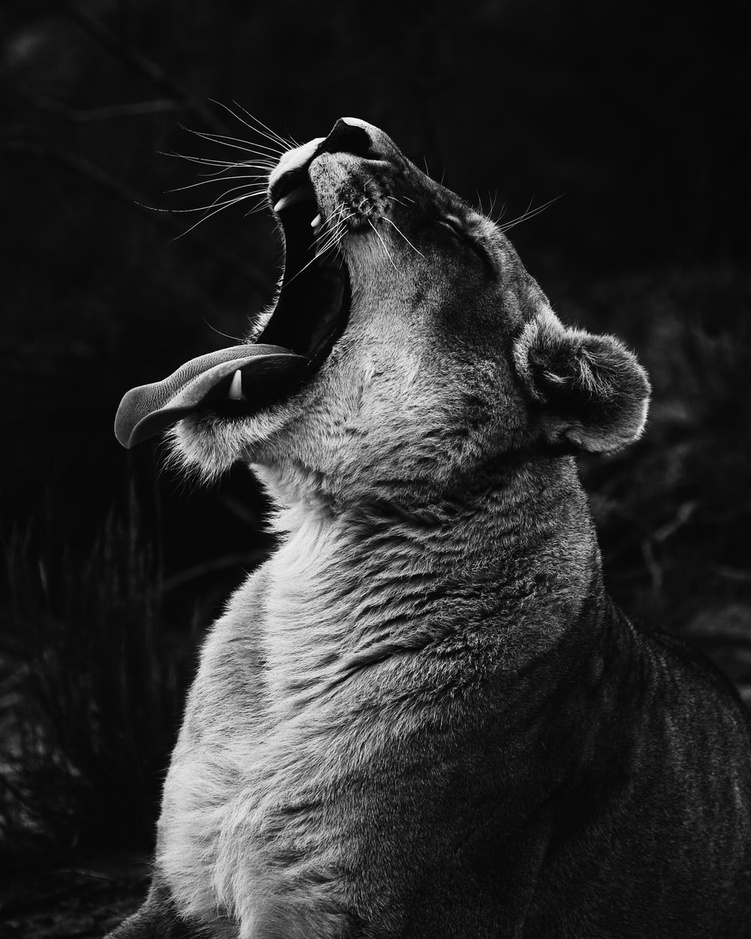
#> input picture tiger.jfif, 751 x 939 px, shrunk from 1000 x 1250 before the run, found by its file name
$ jupyter execute --allow-errors llcolorizer-checkpoint.ipynb
#> lines starting #> are read from the running program, lines starting #| are printed output that depends on the picture
[cell 1]
import cv2
import numpy as np
import matplotlib.pyplot as plt

# Image Colorizer

# <font size = '2.5'>Read in Image</font>

[cell 2]
new_image = cv2.imread(r"C:\Users\CCECC\Pictures\tiger.jfif")
#> new_image is the input picture: shape (939, 751, 3); min 0, max 255, mean 43.2

Colorizer function

[cell 3]
# define add_color function
def add_color(image):

    #convert image from BGR to RGB
    rgb_image = cv2.cvtColor(image, cv2.COLOR_BGR2RGB)

    #split values into variables
    r, g, b = cv2.split(rgb_image)

    # multiply through all values
    np.multiply(r, 1.5, out=r, casting="unsafe")
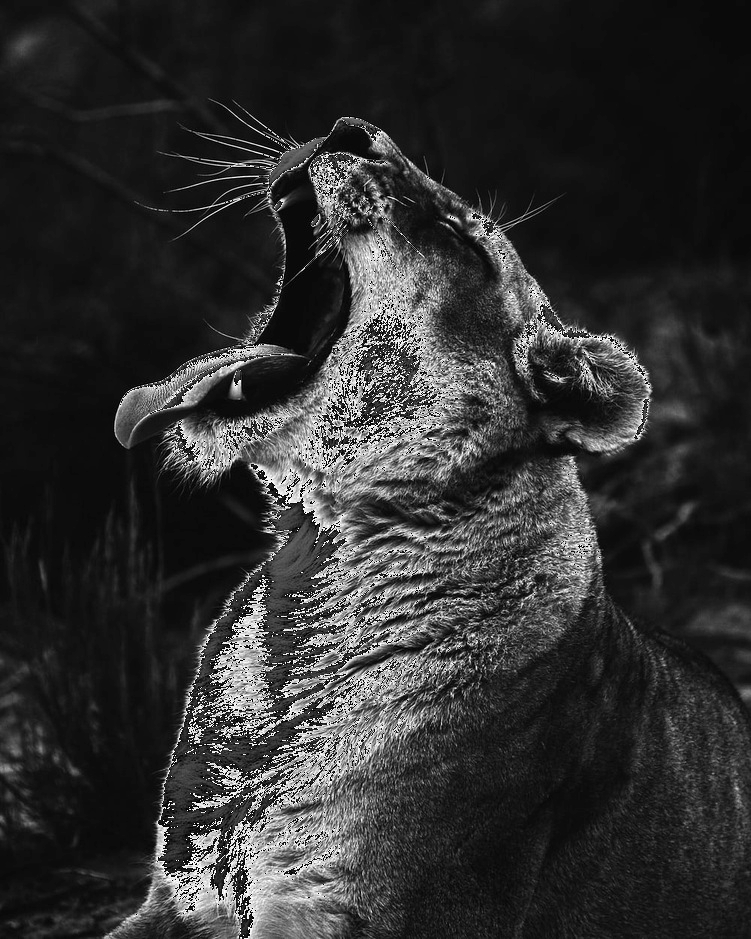
#> r: shape (939, 751); min 0, max 255, mean 48.5
    np.multiply(g, .75, out=g, casting="unsafe")
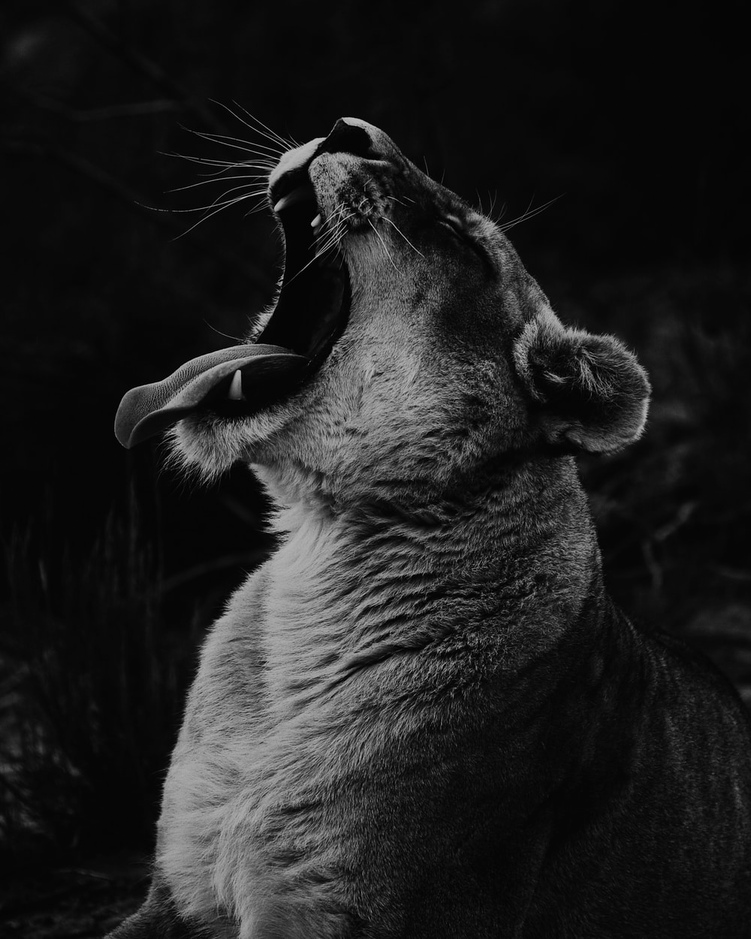
#> g: shape (939, 751); min 0, max 191, mean 32
    np.multiply(b, 1.25, out=b, casting="unsafe")
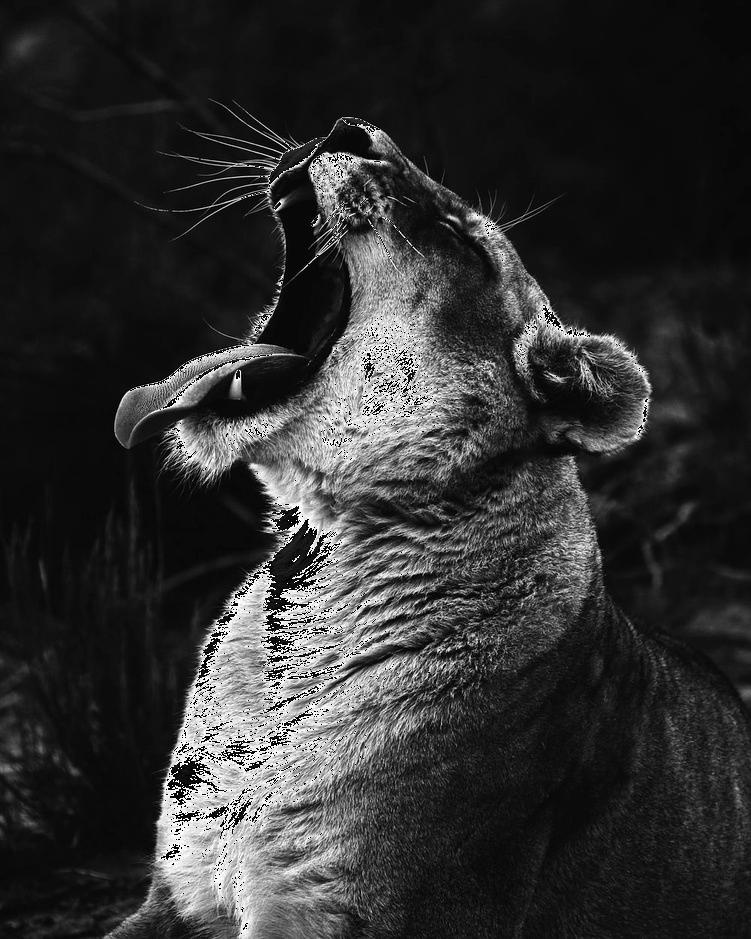
#> b: shape (939, 751); min 0, max 255, mean 48.8

    #merge values together
    after = cv2.merge([r, g, b])
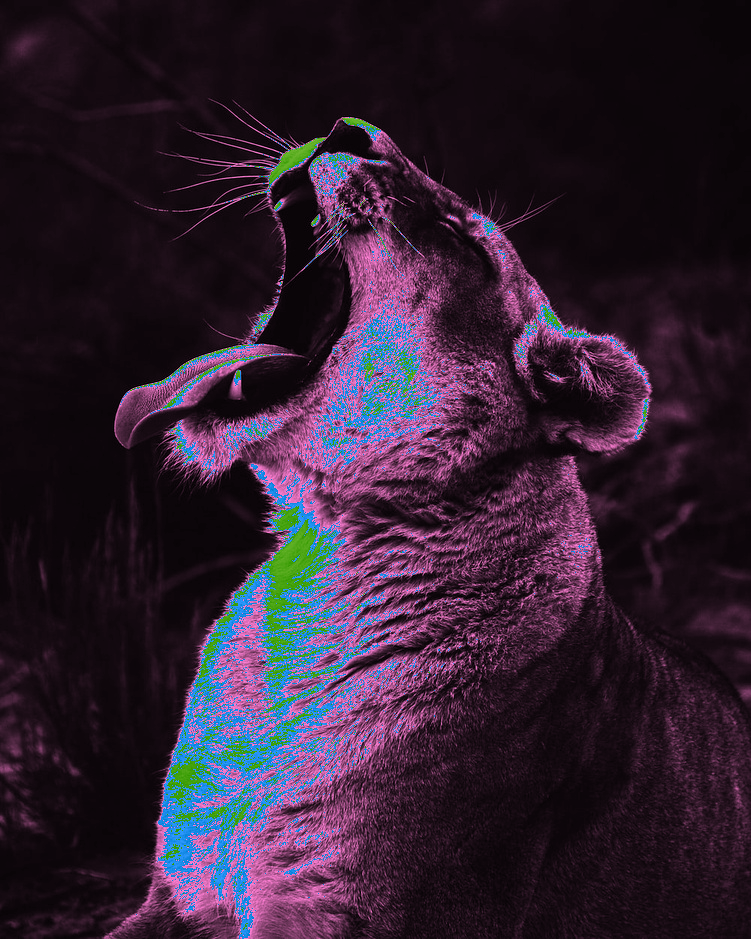
#> after: shape (939, 751, 3); mean R, G, B 48.5, 32, 48.8

    #plot image
    fig = plt.figure()
    ax1 = fig.add_subplot(1, 2, 1)
    ax2 = fig.add_subplot(1, 2, 2)

    fig1 = ax1.imshow(image)
    fig2 = ax2.imshow(after)

    return fig1, fig2

[cell 4]
add_color(new_image)
